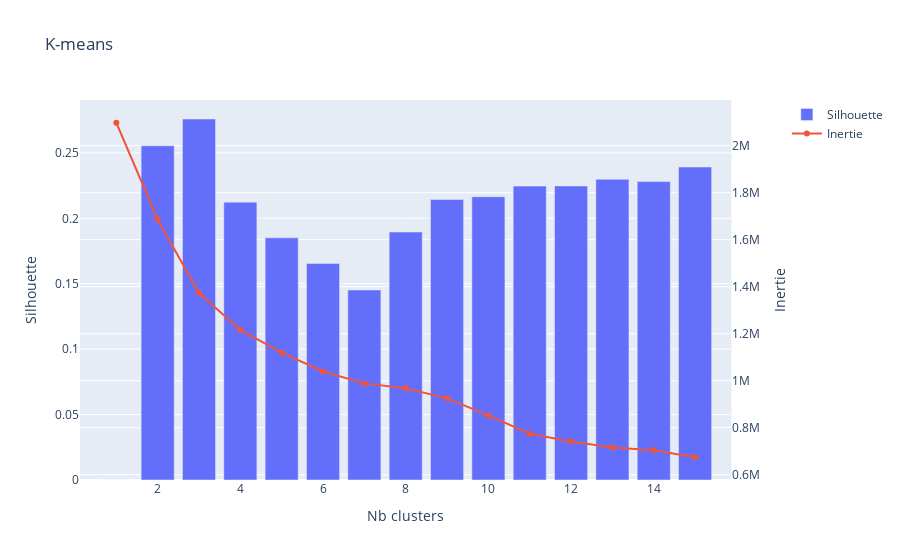

Here is the notebook cell this chart was saved with:
### Code cell
wcss_frame = pd.DataFrame(wcss)
sil_frame = pd.DataFrame(sil)
k_frame = pd.Series(k)

fig = make_subplots(specs=[[{"secondary_y": True}]])

# Add traces
fig.add_trace(
    go.Bar(x=k_frame, y=sil_frame.iloc[:,-1], name="Silhouette"),
    secondary_y=False,
)

fig.add_trace(
    go.Line(x=k_frame, y=wcss_frame.iloc[:,-1], name="Inertie"),
    secondary_y=True,
)

fig.update_layout(
    title_text="K-means"
)

# Set x-axis title
fig.update_xaxes(title_text="Nb clusters")

# Set y-axes titles
fig.update_yaxes(title_text="Silhouette", secondary_y=False)
fig.update_yaxes(title_text="Inertie", secondary_y=True)

fig.show()

### Figure 1 — Plotly figure (JSON) as saved in the notebook; plotly's stock layout.template omitted (floating-point values rounded to 4 significant figures)
{"data": [{"name": "Silhouette", "type": "bar", "x": [1, 2, 3, 4, 5, 6, 7, 8, 9, 10, 11, 12, 13, 14, 15], "xaxis": "x", "y": [0, 0.2554, 0.2759, 0.2123, 0.1851, 0.1655, 0.1452, 0.1895, 0.2144, 0.2165, 0.2246, 0.2248, 0.2298, 0.2281, 0.2392], "yaxis": "y"}, {"name": "Inertie", "type": "scatter", "x": [1, 2, 3, 4, 5, 6, 7, 8, 9, 10, 11, 12, 13, 14, 15], "xaxis": "x", "y": [2098000.0, 1686000.0, 1373000.0, 1216000.0, 1119000.0, 1039000.0, 988800.0, 968300.0, 925000.0, 852700.0, 774700.0, 741800.0, 715800.0, 704700.0, 674600.0], "yaxis": "y2"}], "layout": {"title": {"text": "K-means"}, "xaxis": {"anchor": "y", "domain": [0, 0.94], "title": {"text": "Nb clusters"}}, "yaxis": {"anchor": "x", "domain": [0, 1], "title": {"text": "Silhouette"}}, "yaxis2": {"anchor": "x", "overlaying": "y", "side": "right", "title": {"text": "Inertie"}}}}
